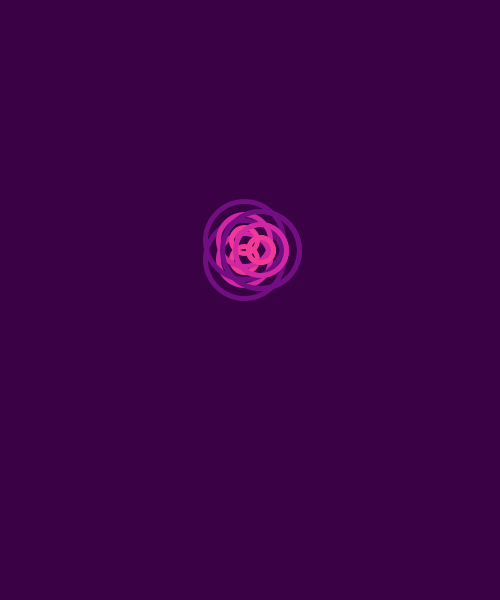
Frame 1 (no input)
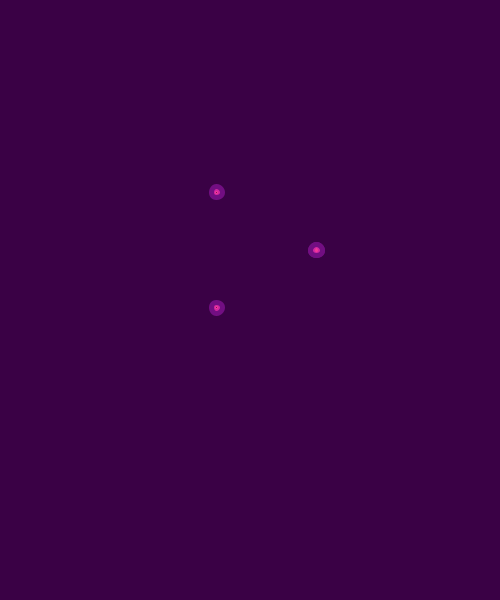
Frame 60 (the mouse pressed at the canvas centre just before this capture)
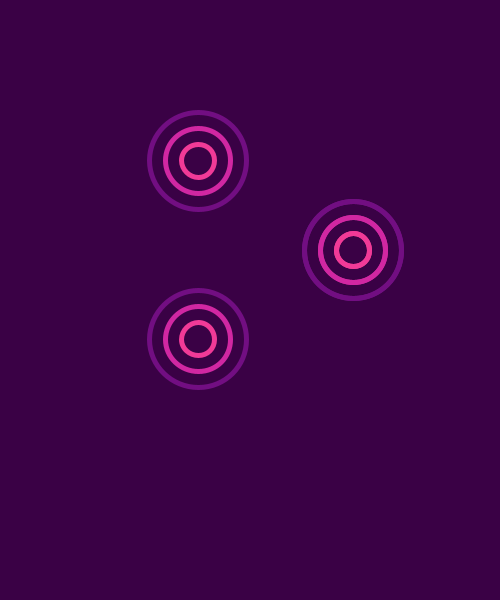
Frame 120 (the mouse held since frame 60 and released just before this capture)

The Processing sketch that drew these frames (run headless with seeded random() and noise(); from frame 60 on, the mouse is pressed at the canvas centre):

// Processing sketch: c1Josefa
// ── c1Josefa.pde
/*
Josefa Méndez Gómez
17 - 05- 2018
Certamen 1 "Programación creativa"

Descripción:
Al iniciar el sketch se presentarán tres objetos conformados por tres anillos
que se estarán moviendo de un lado al otro cruzándose el centro, además estos
objetos se estarán dilatando y contrayendo durante su recorrido, para poder volver
a reproducir este sketch se debe presionar cualquier botón.

Para continuar y entender lo que está sucediendo con el primer sketch uno debe
apretar el número 2 para poder ver los detalles del radio, recorrido, posición
en X y la posición en Y. Además aparecerá una ellipse blanca sobre uno de los
anillos para entender cómo se están moviendo las figuras.

Mi segundo dibujo consiste en dos ellipses de dos colores que se desplazan de tal
manera que forma un ocho, para poder ver el dibujo se debe presionar el número  5.

La otra composición se puede ver apretando el número 3, donde aparecerá una
figura con 12 brazos que contiene tres rect de distintos tamaños que giraran
entorno aun centro con velocidades diferentes, completando el ciclo en 24
segundos. Además si uno presiona el mouse y lo desplaza podrá modificar
los tamaños de los rectángulos en un cierto rango.

Finalmente, si seleccionamos la tecla 4 podremos ver e interactuar con más
detalle lo que está sucediendo en la composición, donde se imprime la
información del ancho de la figura, el alto, y el anulo de rotación.
Además, la figura ya no se moverá por sí sola, sí uno aprieta el botón
izquierdo del mouse se moverá en su forma original, y sí uno aprieta el
botón derecho del mouse se moverá pero distorsionada con los rangos del
mouseX y el mouseY.
*/


// creo un arrayList para almacenar los datos de mi clase
ArrayList <Formas> nFormas = new ArrayList <Formas>();

Formas f; // Declaro mi variable f con la clase Formas

void setup() {
  size(500, 600); // Tamaño del canvas

  for (int i = 0; i<4; i++) { // Creo un forloop para tener 3 anillos iguales
    float r = 50; // Defino el radio de mis anillos
    float a = map (i, 0, 3, 0, TWO_PI); // i que va de 0 a 3 según el forloop se desplace de 0° a 360°

    // Aplico el sin y el cos para mover mi dibujo1
    float x = r * cos(a);
    float y = r * sin(a);

    f = new Formas(x, y, a); // Inicializo mi variable f

    nFormas.add(f); // Agrego al listado otra figura gracias al forloop
  }
}

void draw() {

  background(58, 1, 69); // Fondo  de color morado
  pushMatrix();
  translate(width/2, 250); // Desplazo la figura
  for (Formas p : nFormas) {
    p.Rotar1(0, frameCount*0.01); // Aplico rotar
    p.Dibujo1(); // Aplico el dibujo 1
  }
  popMatrix();

  f.cambios(); // Aplico la función para ir cambiando los dibujos con el teclado

}

// ── Formas.pde
// Comienzo creando mi clase que se llamara "Formas"
class Formas { 

  // Variables Globales de la clase Formas 
  float angulo; // Variable flotante para la rotación de mi dibujo3
  PImage img1; // Variable para colocar mi imagen del dibujo 1
  PImage img3; // Variable para colocar mi imagen del dibujo 3

  float r; // Radio para el movimiento del Dibujo3
  float tam = 25; //Tamaño de los anillos del Dibujo 1 
  float h;

  float posX; // Posición en X
  float posY; // Posición en Y
  float a; // Variable para desplazar el Dibujo1

  float x1, x2, x3, x4, y1, y2, y3, y4;
  float angulo3, angulo2;
  float r1, r2;

  // Genero un constructor para mi clase Formas
  Formas (float posX, float posY, float a) {
    this.posX = posX;
    this.posY = posY;
    this.r = 10; //Este valor define la distancia entre los círculos del estado 1 
    this.a = a;
  }


  void Dibujo1() {

    strokeWeight(5); // Grosor de línea 5px


    for (int i = 0; i < 4; i++) { //for para hacer 3 anillos por figura

      noFill();

      // Función que pintan los anillos
      if (i == 1 ) { // Anillo interior
        stroke(241, 58, 151); // Color morado claro
      } else if (i == 2) { // Anillo del medio
        stroke(209, 39, 162); // Color morado
      } else { // Anillo exterior
        stroke(114, 14, 130); // Color azul oscuro
      }
      ellipse(posX, posY, tam*i, tam*i); // Ellipse que forma todo el dibujo

      // Funciones para crear la dilatación de la figura
      tam += 0.3; 
      if (tam > 50) {
        tam *= -1;
      }
    }
  }

  ////////////////////////////////////////////

  // Función para rotar los 3 anillos 
  void Rotar1(float ap, float f) { // F es un contador 
    a += ap; // Se suma para ver las 3 ellipses
    h = map(sin(f), -1, 1, -100, 100);

    posX = (r + h) * cos(a);
    posY = (r + h) * sin(a);
  }

  ////////////////////////////////////////////

  void Dibujo1In() {
    noStroke(); // No líneas en el texto
    fill(255); // Color del texto blanco
    textSize(20);// Tamaño del texto 25px
    text("R:", 25, 540); // Escribo r sobre los datos del radio 
    text(r, 25, 580); // Imprimo los datos del radio
    text("posX:", 125, 540); //Escribo posX sobre los datos de posX
    text(posX, 125, 580); // Imprimo los valores del posX
    text("posY:", 225, 540); // Escribo posY sobre los datos de posY
    text(posY, 225, 580); // Imprimo los valores del mouseX
    text("H o Recorrido:", 325, 540); // Escribo H sobre los datos de H
    text(h, 325, 580); // Imprimo los valores de H


    pushMatrix ();
    translate(width/2, 250); // Traslado la figura al centro del dibujo
    fill(255); // Color de relleno blanco
    ellipse(posX, posY, 20, 20); // Ellipse que sigue un dibujo para entender el movimiento
    popMatrix();
  }

  ///////////////////////////////////////////

  void Dibujo3() {

    float an = 2; // Variable para el ancho de los rectángulos
    float al = 20; // Variable para el alto de los rectángulos 

    color[] colores1 = new color[3]; // Array para la primera paleta de colores en orden
    color[] colores2 = new color[3]; // Array para la segunda paleta de colores en orden 

    boolean cambioColor = false; // Booleana para cambiar los colores entre un array y el otro

    int index; // Variable para recorrer entre un array y el otro

    background(12, 2, 69); // Color de fondo azul oscuro
    noStroke(); // No hay bordes

    // Declaro los colores de mi array 
    colores1[0] = color(128, 102, 192); // Morado claro
    colores1[1] = color(89, 68, 173); // Morado medio
    colores1[2] = color(54, 35, 150); // Morado oscuro 

    colores2[0] = color(54, 35, 150); // Morado oscuro
    colores2[1] = color(89, 68, 173); // Morado medio
    colores2[2] = color(128, 102, 192); // Morado claro

    index = 0; // Inicializo el index con 0

    // Condiciones de cambio de color cuando termine un ciclo 
    if (angulo  > 960 && angulo < 1920 || angulo > 2880 && angulo < 3840) { // Si el ángulo esta entre estos datos 
      cambioColor = true; // Convierto la booleana en true para recorrer el otro listado de colores

      // Además realizo una condición en el index para que el recorrido del array este en un loop
      if (index < 2) { // Sí index es 1 
        index++; // Suma 1
      } else { // Sino 
        index = 0; // Index va a tomar el valor de 0
      }
    }
    // Aplico un else para cambiar la boolean falsa y los colores
    else {
      cambioColor = false;

      if (index < 2) {
        index++;
      } else {
        index = 0;
      }
    }

    rectMode(CENTER); // Cambio el centro de los rect para que estén alineados 


    for (int i=1; i<12; i++) { // Forloop para la cantidad de brazos 
      for (int j=1; j<4; j++) { // Forloop para la cantidad de anillos

        pushMatrix();
        // Condiciones para especificar los colores en cada anillo 
        if (cambioColor) { // Si mi boolean es verdadera
          if (j%3==0) { // Anillo exterior
            fill(colores1[0]); // Color 0 del array colores 1 (morado claro)
          } else if (j%2==0) { // Anillo del centro 
            fill(colores1[1]); // Color 1 del array de colores 1 (morado)
          } else if (j%1==0) { // Anillo interno 
            fill(colores1[2]); // Color 2 del array colores 1 (morado oscuro)
          }
        } else { 
          if (j%3==0) { // Anillo externo
            fill(colores2[0]); // Color 0 del array colores 2 (morado oscuro)
          } else if (j%2==0) { // Anillo del centro 
            fill(colores2[1]); // Color 1 del array colores 1 (morado)
          } else if (j%1==0) { // Anillo interno
            fill(colores2[2]); // Color 2 del array colores 2 (morado claro)
          }
        }

        translate(width/2, 250); // Se coloca el dibujo en el centro de x y en 250 de Y  
        rotate(radians((30*i)* angulo/80)); // Rotamos 30 grados en cada vuelta
        rect(50*j, 0, i*an, al); // Dibujo de las figuras generando un degrade en el ancho
        angulo += 0.02; // La figura rota en sentido horario
        popMatrix();

        // Condición de apretar el mouse para variar el ancho y el alto de la figura
        if (mousePressed) {
          an = mouseX/80; // El ancho se asocia con el mouseX
          al = mouseY; // El alto se asocia con el mouseY
        }
      }
    }
  }

  //////////////////////////////////////////////////////////////

  void Dibujo3In() {

    float an = 2; // Variable para el ancho de los rectángulos
    float al = 20; // Variable para el alto de los rectángulos 

    color[] colores1 = new color[3]; // Array para la primera paleta de colores en orden
    color[] colores2 = new color[3]; // Array para la segunda paleta de colores en orden 

    boolean cambioColor = false; // Booleana para cambiar los colores entre un array y el otro

    int index; // Variable para recorrer entre un array y el otro

    background(12, 2, 69); // Color de fondo azul oscuro
    noStroke(); // No hay bordes

    // Declaro los colores de mi array 
    colores1[0] = color(128, 102, 192); // Morado claro
    colores1[1] = color(89, 68, 173); // Morado medio
    colores1[2] = color(54, 35, 150); // Morado oscuro 

    colores2[0] = color(54, 35, 150); // Morado oscuro
    colores2[1] = color(89, 68, 173); // Morado medio
    colores2[2] = color(128, 102, 192); // Morado claro

    index = 0; // Inicializo el index con 0

    // Condiciones de cambio de color cuando termine un ciclo 
    if (angulo  > 960 && angulo < 1920 || angulo > 2880 && angulo < 3840) { // Sí el angulo esta entre estos datos 
      cambioColor = true; // Convierto la booleana en true para recorrer el otro listado de colores

      // Además realizo una condición en el index para que el recorrido de los array este en un loop
      if (index < 2) { // Sí index es 1 
        index++; //suma 1
      } else { // Sino 
        index = 0; // Index va a tomar el valor de 0
      }
    }

    // Aplico un else para cambiar la boolean falsa y los colores 
    else {
      cambioColor = false;

      if (index < 2) {
        index++;
      } else {
        index = 0;
      }
    }

    rectMode(CENTER); // Cambio el centro de los rect para que estén alineados 

    for (int i=1; i<12; i++) { // Forloop para la cantidad de brazos 
      for (int j=1; j<4; j++) { // Forloop para la cantidad de anillos

        pushMatrix();

        if (cambioColor) { // Si mi boolean es verdadera
          if (j%3==0) { // Anilo exterior
            fill(colores1[0]); // Color 0 del array colores 1 (morado claro)
          } else if (j%2==0) { // Anillo del centro 
            fill(colores1[1]); // Color 1 del array de colores 1 (morado)
          } else if (j%1==0) { // Anillo interno 
            fill(colores1[2]); // Color 2 del array colores 1 (morado oscuro)
          }
        } else { 
          if (j%3==0) { // Anillo externo
            fill(colores2[0]); // Color 0 del array colores 2 (morado oscuro)
          } else if (j%2==0) { // Anillo del centro 
            fill(colores2[1]); // Color 1 del array colores 1 (morado)
          } else if (j%1==0) { // Anillo interno
            fill(colores2[2]); // Color 2 del array colores 2 (morado claro)
          }
        }

        translate(width/2, 250); // Se coloca el dibujo en el centro de x y en 250 de Y  
        rotate(radians((30*i)* angulo/80)); // Rotamos 30 grados en cada vuelta
        rect(50*j, 0, i*an, al); // Dibujo de las figuras generando un degrade en el ancho
        popMatrix();

        // Condición de cuando apretó el botón del mouse derecho
        if (mousePressed && (mouseButton == LEFT)) {
          angulo += 0.05; // Le digo al ángulo que gire en sentido anti horario
        }

        // Condición de cuando apretó el botón del mouse derecho
        if (mousePressed && (mouseButton == RIGHT)) {
          angulo += 0.05; // Le digo al ángulo que gire en sentido horario 


          // Vario el alto de la figura con el mouseY y el ancho con el mouseX
          al = mouseY; 
          an = mouseX/80; //Divide en 80
        }
        noStroke(); // No líneas en el texto
        fill(255); // Color del texto blanco
        textSize(20);// Tamaño del texto 25px
        text("angulo:", 50, 540); // Escribo ángulo sobre los datos del ángulo
        text(angulo, 50, 580); // Imprimo los valores de ángulo
        text("An:", 200, 540); // Escribo mouseX sobre los datos de mouseX
        text(an, 200, 580); // Imprimo los valores del mouseX
        text("Al", 350, 540); // Escribo mouseY sobre los datos de mouseY
        text(al, 350, 580); // Imprimo los valores de mouseY
      }
    }
  }

  void Ocho() {
    noStroke(); // No bordes
    background(255); // Color de fondo blanco 

    angulo3 += 0.05; // angulo3 gira en sentido horario
    angulo2 -= 0.05; // angulo2 gira en sentido anti horario 

    // Ellipse inferior hacia la izquierda 
    pushMatrix();
    translate(width/2, 325 ); // Establesco el centro de rotación 
    x1 = r1 * cos(angulo3);  // Defino el cos en y1
    y1 = r1 * sin(angulo3); // Defino el seno en x1
    fill(0, 0, 255); // Color verde
    r1 = 125; // Radio de rotación 

    if (sin(angulo3) < 1  && cos(angulo3) >  0) { // Sí mi figura esta entre estos senos y cosenos
      ellipse(x1, y1, 50, 50); // Se va a dibujar
    }
    popMatrix();

    //Ellipse superior hacia la derecha
    pushMatrix();
    translate(width/2, 125 ); // Establesco el centro de rotación 
    x2 = r2 * cos(angulo2); // Defino el cos en y1
    y2 = r2 * sin(angulo2); // Defino el seno en x1
    fill(0, 0, 255); // Color azul de relleno 
    r2 = 75; // Radio de rotación 
    if (sin(angulo3) < 1  && cos(angulo3) <  0) { // Sí mi figura esta entre estos senos y cosenos
      ellipse(x2, y2, 50, 50); // Se va a dibujar
    }
    popMatrix();

    //Ellipse superior a la izquierda
    pushMatrix();
    translate(width/2, 125 ); // Establesco el centro de rotación 
    x3 = r2 * cos(angulo3); // Defino el cos en y1
    y3 = r2 * sin(angulo3); //Defino el seno en x1
    fill(0, 255, 0); // Color verde 
    r2 = 75;// Radio de rotación 
    if (sin(angulo3) < 1  && cos(angulo3) >  0) { // Sí mi figura esta entre estos senos y cosenos
      ellipse(x3, y3, 50, 50); // Se va a dibujar
    }
    popMatrix();

    //Ellipse superior a la derecha
    pushMatrix();
    translate(width/2, 325 ); // Establesco el centro de rotación 
    x4 = r1 * cos(angulo2); //Defino el cos en y1
    y4 = r1 * sin(angulo2); //Defino el seno en x1
    fill(0, random(200, 255), 0); // Color Verde
    r1 = 125; // Radio de rotación 
    if (sin(angulo3) < 1  && cos(angulo3) <  0) { // Sí mi figura esta entre estos senos y cosenos
      ellipse(x4, y4, 50, 50); // Se va a dibujar
    }
    popMatrix();
  }

  void cambios() {

    if (key == '2') {
      Dibujo1In();
    }
    // Condiciones de botones para pasar entre los dibujos
    if (key == '3') { // Con el número 5
      Dibujo3(); // Se reproduce el dibujo 3
    } 
    if (key == '4') { // Con el numero 6
      Dibujo3In(); // Se reproduce el dibujo 3 con información
    }
    if (key == '5') { // Con el numero 5
      Ocho(); // Se reproduce el dibujo 2 
    }
  }
}
